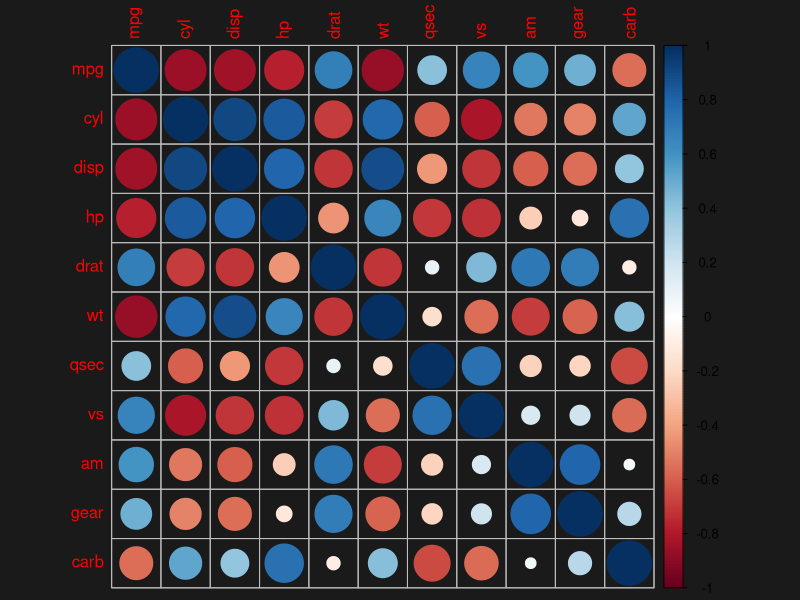
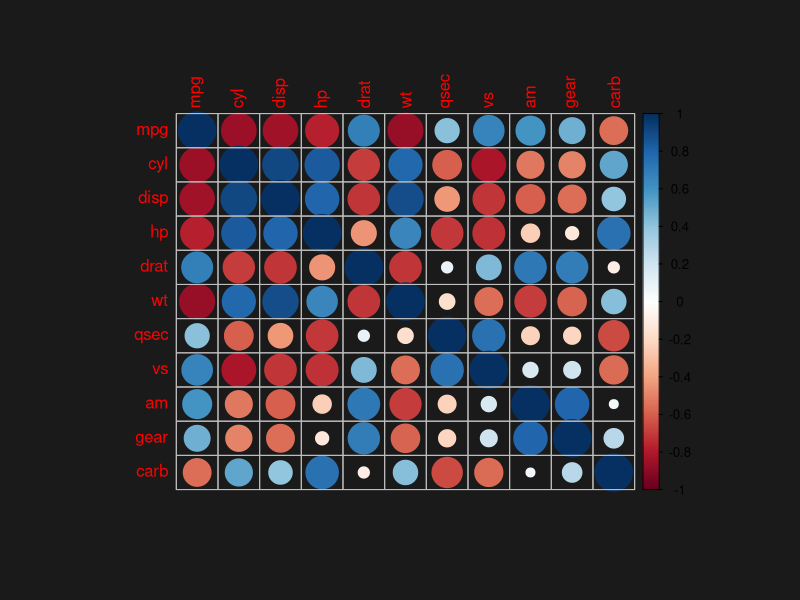

Write R code to recreate these figures, in order.
# Copyright (c) Microsoft Corporation.  All rights reserved.

# Third Party Programs. This software enables you to obtain software applications from other sources. 
# Those applications are offered and distributed by third parties under their own license terms.
# Microsoft is not developing, distributing or licensing those applications to you, but instead, 
# as a convenience, enables you to use this software to obtain those applications directly from 
# the application providers.
# By using the software, you acknowledge and agree that you are obtaining the applications directly
# from the third party providers and under separate license terms, and that it is your responsibility to locate, 
# understand and comply with those license terms.
# Microsoft grants you no license rights for third-party software or applications that is obtained using this software.


##PBI_R_VISUAL: VIZGAL_CORRPLOT  Graphical display of a correlation matrix. 
# Computes and visualizes a correlation matrix. Used to investigate the 
# dependency between multiple variables at the same time. It also contains some algorithms 
# to do matrix reordering and grouping of variables.
# INPUT: 
# The input dataset should include at least two numerical non-constant columns  
#
# EXAMPLES:
#  #for R environment
#  dataset<-mtcars #assign dataset
#  source("visGal_corrplot.R") #create graphics
#
# WARNINGS:  
#
# CREATION DATE: 06/01/2016
#
# LAST UPDATE: 07/26/2016
#
# VERSION: 0.0.1
#
# R VERSION TESTED: 3.2.2
# 
# AUTHOR: pbicvsupport@microsoft.com
#
# REFERENCES: https://cran.r-project.org/web/packages/corrplot/vignettes/corrplot-intro.html


#save(list = ls(all.names = TRUE), file='C:/Users/boefraty/projects/PBI/R/tempData.Rda')
#load(file='C:/Users/boefraty/projects/PBI/R/tempData.Rda')

cutStr2Show = function(strText, strCex = 0.8, abbrTo = 100, isH = TRUE, maxChar = 0, partAvailable = 1)
{
  # strText = text to modify 
  # strCex = font size 
  # abbrTo = very long string will be abbreviated to "abbrTo" characters
  # isH = "is horizontal" ?
  # maxChar = text smaller than maxChar is replaced by NULL
  # partAvailable = which portion of window is available for text, in [0,1]
  
  if(is.null(strText))
    return (NULL)
  
  SCL = 0.094*strCex
  pardin = par()$din
  gStand = partAvailable*(isH*pardin[1]+(1-isH)*pardin[2]) /SCL
  
  # if very very long abbreviate
  if(nchar(strText)>abbrTo && nchar(strText)> 1)
    strText = abbreviate(strText, abbrTo)
  
  # if looooooong convert to lo...
  if(nchar(strText)>round(gStand) && nchar(strText)> 1)
    strText = paste(substring(strText,1,floor(gStand)),"...",sep="")
  
  # if shorter than maxChar remove 
  if(gStand<=maxChar)
    strText = NULL
  
  return(strText) 
}


verifyIfToShowCoeff = function(numR, numDigs, coeffCex, partAvailble = 0.75)
{
  myThre = 0.1
  lenPerD = partAvailble*min(par()$din)/(numR*(numDigs+1)*coeffCex)
  return(lenPerD>myThre)
}
verifyIfToShowColorScale = function(numR, partAvailble = 0.05)
{
  myThre = 0.02
  lenPerD = partAvailble*par()$din[1]/(numR)
  return(lenPerD>myThre)
}

getValueNumericMinMaxDefault = function(val,minVal = -Inf,maxVal = Inf,defVal = NA)
{
  if(!is.numeric(val) && !is.na(defVal))
    val = defVal
  
  if(val<minVal)
    val = minVal
  
  if(val>maxVal)
    val = maxVal
  
  return(val)
}



if(!exists("dataset") && exists("Values"))
  dataset = Values

#PBI_EXAMPLE_DATASET for debugging purposes 
if(!exists("dataset"))
{
  require("datasets")
  dataset=data.frame(mtcars) #mpg,cyl,disp,hp,drat,wt,qsec,vs,am,gear,carb
}

############ User Parameters #########

if(exists("settings_corrplot_params_show") && settings_corrplot_params_show == FALSE)
  rm(list= ls(pattern = "settings_corrplot_params_"))
if(exists("settings_labels_params_show") && settings_labels_params_show == FALSE)
  rm(list= ls(pattern = "settings_labels_params_"))
if(exists("settings_coeff_params_show") && settings_coeff_params_show == FALSE)
  rm(list= ls(pattern = "settings_coeff_params_"))
if(exists("settings_additional_params_show") && settings_additional_params_show == FALSE)
  rm(list= ls(pattern = "settings_additional_params_"))
  
##PBI_PARAM: Should warnings text be displayed?
#Type:logical, Default:TRUE, Range:NA, PossibleValues:NA, Remarks: NA
showWarnings = FALSE
if(exists("settings_additional_params_showWarnings"))
  showWarnings = settings_additional_params_showWarnings

##PBI_PARAM: visualization method of items inside the table
#Type:string, Default:'circle', Range:NA, PossibleValues:("circle", "square", "ellipse", "number", "shade", "color", "pie"), Remarks: NA
method = 'circle' 
if(exists("settings_corrplot_params_method"))
  method = settings_corrplot_params_method

##PBI_PARAM: layout type, defines if we display full, lower triangular or upper triangular matrix.
#Type:string, Default:'full', Range:NA, PossibleValues:("full", "upper", "lower"), Remarks: If rectangles are added, this option is switched to "full"
type = 'full' 
if(exists("settings_corrplot_params_mytype"))
  type = settings_corrplot_params_mytype

##PBI_PARAM: order of raws is one of  "original","hclust"(hierarchical clustering order), "alphabet", "AOE"(angular order of the eigenvectors), "FPC"( first principal component order)
#Type:string, Default:'original', Range:NA, PossibleValues:("original","hclust","alphabet", "AOE", "FPC"), Remarks: NA
order='original' 
if(exists("settings_corrplot_params_order"))
  order = settings_corrplot_params_order


##PBI_PARAM: number of clusters to be drawn on top of correlation matrix as rectangles 
#if order is "hclust" and type is "full" visual will draw rectangles around the correlation matrix
# addrect can also be integer or NULL (add nothing) or NaN (auto)
#Type:unsigned integer, Default:NaN, Range:NA, PossibleValues:NA, Remarks: If equals NaN, will find number automatically 
addrect= 0 
if(exists("settings_corrplot_params_addrect"))
{
  addrect = as.numeric(settings_corrplot_params_addrect)
  if(is.na(addrect) || addrect>1)
  {
    order='hclust'
    type = 'full'
  }
  
}
###############Library Declarations###############

libraryRequireInstall = function(packageName, ...)
{
  if(!require(packageName, character.only = TRUE)) 
    warning(paste("*** The package: '", packageName, "' was not installed ***",sep=""))
}

libraryRequireInstall("corrplot") 

###############Internal parameters definitions#################
##PBI_PARAM: color of text label
#Type:string, Default:'orange', Range:NA, PossibleValues:("red","black","green", "blue", "gray"), 
#Remarks: see colors() function for full list of built-in color names
tl.col = "red"
if(exists("settings_labels_params_tl_col"))
  tl.col = settings_labels_params_tl_col

##PBI_PARAM: font size of text label
#Type:numeric, Default:0.9, Range:(0,Inf], PossibleValues:NA, 
#Remarks: NA
tl.cex = 1
if(exists("settings_labels_params_textSize"))
  tl.cex = as.numeric(settings_labels_params_textSize)/10

##PBI_PARAM: Color of coefficients added on the graph. If NULL (default), add no coefficients
#Type:string, Default:NULL, Range:NA, PossibleValues:("white","black","green","gray",NULL), 
#Remarks: NA
addCoef.col = NA
if(exists("settings_coeff_params_addCoef_col"))
  addCoef.col = (settings_coeff_params_addCoef_col)

##PBI_PARAM: size of coefficients added on the graph. 
#Type:numeric, Default:0.6, Range:[0,1], PossibleValues:NA, 
#Remarks: NA
number.cex = 0.8
if(exists("settings_coeff_params_textSize"))
  number.cex = as.numeric(settings_coeff_params_textSize)/10


##PBI_PARAM: the number of decimal digits to be added into the plot
#Type:numeric, Default:1, Range:[1,3], PossibleValues:NA, 
#Remarks: NA
number.digits = 1*as.numeric(exists("settings_coeff_params_show"))

if(exists("settings_coeff_params_number_digits"))
{
  number.digits = as.numeric(settings_coeff_params_number_digits)
  if(is.na(number.digits))
  {
    addCoef.col = NULL
    number.digits = 0
  }
}

if(number.digits == 0)
  addCoef.col = NULL

##PBI_PARAM: the default margin definition of the plot
#Type:vector, Default:c(1.0, 0.75, 0.75, 0.6), Range:NA, PossibleValues:NA, 
#Remarks: NA
defMar = c(0,0,0,0)

MAX_CHAR_TL = 50 # maximum characters for text label
MAX_PART_TL = 0.5 # maximum space for text label
clpos = "r" #location of color scale
###############Internal functions definitions#################

#by default will group variables in log of number of columns clusters
autoDetectAddrect <- function(dataset) { ceiling(log(ncol(dataset))) }

#verify if the column is numeric and non-constant
correctColumn <- function(someColumn) { is.numeric(someColumn) && length(unique(someColumn)) > 1 }


###############Upfront input correctness validations (where possible)#################
pbiWarning <- NULL      

#PBI_COMMENT: verify correctness of dataset
useColumns <- sapply(dataset,correctColumn)
if(showWarnings && sum(useColumns) < ncol(dataset))
  pbiWarning <- "Some columns are not numeric, or constant."

dataset <- as.data.frame(dataset[,useColumns])
nc <- ncol(dataset)
nr <- nrow(dataset)

nnn = names(dataset)
nnn1 = sapply(nnn,cutStr2Show, strCex = tl.cex, abbrTo = MAX_CHAR_TL, isH = (par()$din[1]<par()$din[2]), maxChar = 2, partAvailable = MAX_PART_TL)

names(dataset) = nnn1

#PBI_COMMENT: re-define addrect to avoid errors in input
if(!is.null(addrect))
{
  if((is.na(addrect)||!is.numeric(addrect)||addrect < 0) && !is.null(nc))
    addrect=autoDetectAddrect(dataset)
  
  addrect <- max(1, min(round(addrect), nc))
  if(order == 'hclust' && addrect > 1) #enable adding rectangle by type=full
    type <- 'full'
}

##############Main Visualization script###########
if(!is.null(addCoef.col))
  if(!verifyIfToShowCoeff(nc, number.digits, number.cex, partAvailble = 0.75))
  {
    addCoef.col = NULL
    pbiWarning<-paste(pbiWarning, "Not enough space for coefficients.", sep=" ")
  }
if(!verifyIfToShowColorScale(nc))
  clpos = "n"
#PBI_COMMENT: Create visual
if(nc > 1 && nr > 1){
  #PBI_COMMENT: compute correlation matrix, allow for missing values
  M <- cor(dataset, use="pairwise.complete.obs")
  par(xpd = TRUE )
  
  if(type == "upper")
  {
    defMar = c(0.25, 0.25, 0.25, 0.1) + 0.5
    tl.cex = tl.cex*0.95
    
  }
  filetag <- "corrplot_result.png"
  

  #png(filetag, color="#00FF00")
  par(xpd = TRUE, bg = "#1a1a1a")
  corrplot(M, method=method, order=order, type=type, addrect=addrect,
            tl.col = tl.col, tl.cex=tl.cex, 
           number.digits=number.digits, number.cex=number.cex, addCoef.col=addCoef.col, 
           cl.pos =clpos, bg="#1a1a1a")
  usr <- par("usr")
  plot.new()
  par(usr=usr)
    corrplot(M, method=method, order=order, type=type, addrect=addrect,
            tl.col = tl.col, tl.cex=tl.cex,
           number.digits=number.digits, number.cex=number.cex, addCoef.col=addCoef.col, 
           cl.pos =clpos, bg="#1a1a1a",add=TRUE)

}else{ #empty correlation plot
  plot.new()
  pbiWarning<-paste(pbiWarning, "Not enough input dimensions.", sep=" ")
}
#add warning as subtitle
if(showWarnings)
  {
  pbiWarning <- cutStr2Show(pbiWarning,strCex = 0.8, abbrTo = 100, isH = TRUE)
  title(main = NULL, sub = pbiWarning, outer = FALSE, col.sub = "red", cex.sub = 0.75)
}

